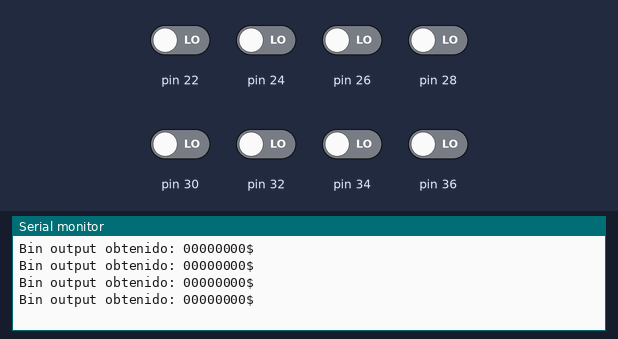
A sketch run on a simulated Arduino Mega 2560, built with avr-gcc and run on an emulated ATmega2560. Shown: the last lines printed to the serial monitor. The inputs (shaded band) are chosen by the test bench; at power-on: pin 22, pin 24, pin 26, pin 28, pin 30, pin 32, pin 34, pin 36 LOW.

Above: at 1.8 s.
1.9 s: pin 22 driven HIGH
At 2.5 s:
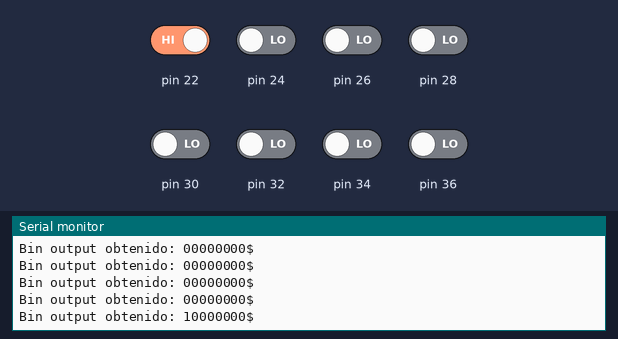
3.4 s: pin 24 driven HIGH
At 4.0 s:
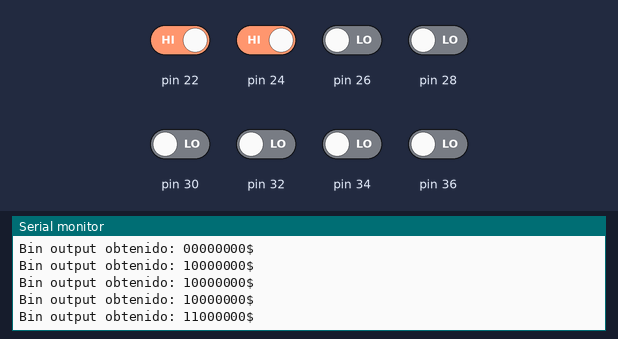
4.9 s: pin 26 driven HIGH
At 5.5 s:
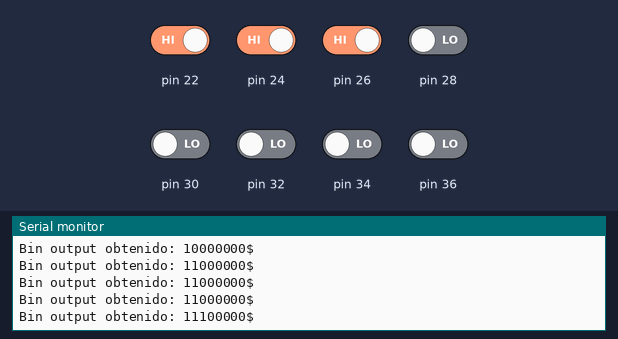
6.4 s: pin 28 driven HIGH
At 7.0 s:
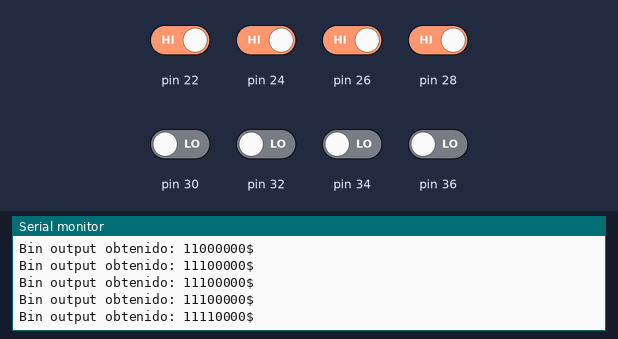
7.9 s: pin 30 driven HIGH
At 8.6 s:
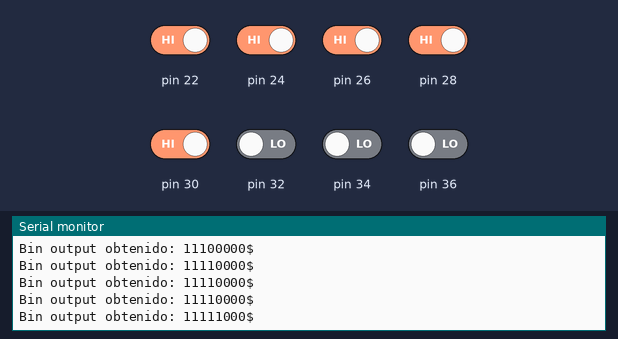
9.4 s: pin 32 driven HIGH
At 10.0 s:
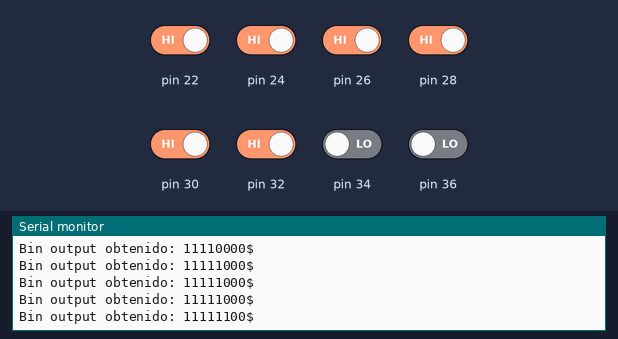
Timing chart, 0 to 11.9 s (numbered marks = the images above; inputs shaded):
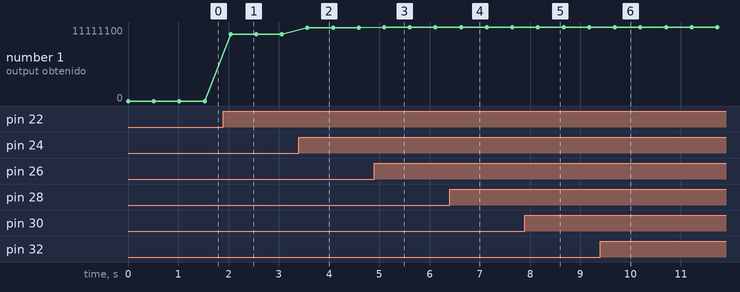

The sketch:

arduino_controller.ino
```cpp
#include <SoftwareSerial.h>

SoftwareSerial SerialBluetooth(2, 3); // RX | TX
int i = 0;
String binOutput = "";

void setup() {
  Serial.begin(9600);
  SerialBluetooth.begin(9600);

  pinMode(22, INPUT);
  pinMode(24, INPUT);
  pinMode(26, INPUT);
  pinMode(28, INPUT);
  pinMode(30, INPUT);
  pinMode(32, INPUT);
  pinMode(34, INPUT);
  pinMode(36, INPUT);
}

void loop() {

  // Leer el estado de los pines
  for(i = 22; i < 37; i += 2){
    binOutput.concat(digitalRead(i) == HIGH ? "1" : "0");
  }
  // Agregar fin de linea para transmisión Bluetooth
  binOutput.concat("$");

  Serial.write("Bin output obtenido: ");
  SerialBluetooth.print(binOutput);
  Serial.println(binOutput);
  binOutput = "";
  delay(500);
}
```

Measured:
- after the input at 1.9 s, the serial monitor: prints a new line after 0.14 s (image 1)
- after the input at 3.4 s, the serial monitor: prints a new line after 0.17 s (image 2)
- after the input at 4.9 s, the serial monitor: prints a new line after 0.20 s (image 3)
- after the input at 6.4 s, the serial monitor: prints a new line after 0.23 s (image 4)
- after the input at 7.9 s, the serial monitor: prints a new line after 0.26 s (image 5)
- after the input at 9.4 s, the serial monitor: prints a new line after 0.29 s (image 6)
- plotted number 1: 0 → 10000000 after the input at 1.9 s, 10000000 → 11000000 after the input at 3.4 s, 11000000 → 11100000 after the input at 4.9 s, 11100000 → 11110000 after the input at 6.4 s, 11110000 → 11111000 after the input at 7.9 s
